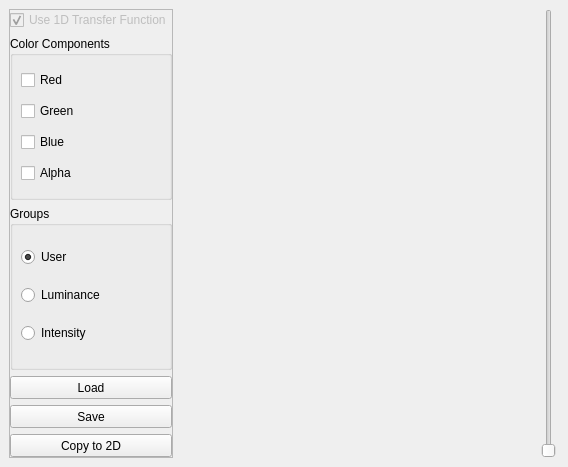
  <widget class="QDockWidget" name="dockWidget_1DTrans" >
   <property name="geometry" >
    <rect>
     <x>0</x>
     <y>1477</y>
     <width>568</width>
     <height>467</height>
    </rect>
   </property>
   <property name="minimumSize" >
    <size>
     <width>400</width>
     <height>0</height>
    </size>
   </property>
   <property name="windowTitle" >
    <string>1D Transferfunction Editor</string>
   </property>
   <attribute name="dockWidgetArea" >
    <number>8</number>
   </attribute>
   <widget class="QWidget" name="dockWidgetContents_6" >
    <property name="geometry" >
     <rect>
      <x>0</x>
      <y>22</y>
      <width>568</width>
      <height>445</height>
     </rect>
    </property>
    <layout class="QHBoxLayout" name="horizontalLayout_13" >
     <item>
      <widget class="QFrame" name="frame_9" >
       <property name="sizePolicy" >
        <sizepolicy vsizetype="Preferred" hsizetype="Fixed" >
         <horstretch>0</horstretch>
         <verstretch>0</verstretch>
        </sizepolicy>
       </property>
       <property name="frameShape" >
        <enum>QFrame::StyledPanel</enum>
       </property>
       <property name="frameShadow" >
        <enum>QFrame::Raised</enum>
       </property>
       <layout class="QGridLayout" name="gridLayout_9" >
        <property name="margin" >
         <number>0</number>
        </property>
        <item row="0" column="0" >
         <widget class="QCheckBox" name="checkBox_Use1DTrans" >
          <property name="enabled" >
           <bool>false</bool>
          </property>
          <property name="minimumSize" >
           <size>
            <width>146</width>
            <height>18</height>
           </size>
          </property>
          <property name="text" >
           <string>Use 1D Transfer Function</string>
          </property>
          <property name="checked" >
           <bool>true</bool>
          </property>
         </widget>
        </item>
        <item row="3" column="0" >
         <widget class="QFrame" name="frame_1DTransEdit" >
          <property name="frameShape" >
           <enum>QFrame::NoFrame</enum>
          </property>
          <property name="frameShadow" >
           <enum>QFrame::Raised</enum>
          </property>
          <layout class="QVBoxLayout" name="verticalLayout_23" >
           <property name="margin" >
            <number>0</number>
           </property>
           <item>
            <widget class="QGroupBox" name="groupBox_6" >
             <property name="title" >
              <string>Color Components</string>
             </property>
             <layout class="QVBoxLayout" name="verticalLayout_8" >
              <property name="spacing" >
               <number>5</number>
              </property>
              <property name="margin" >
               <number>8</number>
              </property>
              <item>
               <widget class="QCheckBox" name="checkBox_Red" >
                <property name="minimumSize" >
                 <size>
                  <width>0</width>
                  <height>18</height>
                 </size>
                </property>
                <property name="text" >
                 <string>Red</string>
                </property>
                <property name="checked" >
                 <bool>false</bool>
                </property>
               </widget>
              </item>
              <item>
               <widget class="QCheckBox" name="checkBox_Green" >
                <property name="minimumSize" >
                 <size>
                  <width>0</width>
                  <height>18</height>
                 </size>
                </property>
                <property name="text" >
                 <string>Green</string>
                </property>
                <property name="checked" >
                 <bool>false</bool>
                </property>
               </widget>
              </item>
              <item>
               <widget class="QCheckBox" name="checkBox_Blue" >
                <property name="minimumSize" >
                 <size>
                  <width>0</width>
                  <height>18</height>
                 </size>
                </property>
                <property name="text" >
                 <string>Blue</string>
                </property>
                <property name="checked" >
                 <bool>false</bool>
                </property>
               </widget>
              </item>
              <item>
               <widget class="QCheckBox" name="checkBox_Alpha" >
                <property name="minimumSize" >
                 <size>
                  <width>0</width>
                  <height>18</height>
                 </size>
                </property>
                <property name="text" >
                 <string>Alpha</string>
                </property>
               </widget>
              </item>
             </layout>
            </widget>
           </item>
           <item>
            <widget class="QGroupBox" name="groupBox_7" >
             <property name="title" >
              <string>Groups</string>
             </property>
             <layout class="QVBoxLayout" name="verticalLayout_9" >
              <property name="spacing" >
               <number>5</number>
              </property>
              <property name="margin" >
               <number>8</number>
              </property>
              <item>
               <widget class="QRadioButton" name="radioButton_User" >
                <property name="minimumSize" >
                 <size>
                  <width>0</width>
                  <height>18</height>
                 </size>
                </property>
                <property name="text" >
                 <string>User</string>
                </property>
                <property name="checked" >
                 <bool>true</bool>
                </property>
               </widget>
              </item>
              <item>
               <widget class="QRadioButton" name="radioButton_Luminance" >
                <property name="minimumSize" >
                 <size>
                  <width>0</width>
                  <height>18</height>
                 </size>
                </property>
                <property name="text" >
                 <string>Luminance</string>
                </property>
                <property name="checked" >
                 <bool>false</bool>
                </property>
               </widget>
              </item>
              <item>
               <widget class="QRadioButton" name="radioButton_Intensity" >
                <property name="minimumSize" >
                 <size>
                  <width>0</width>
                  <height>18</height>
                 </size>
                </property>
                <property name="text" >
                 <string>Intensity</string>
                </property>
               </widget>
              </item>
             </layout>
            </widget>
           </item>
           <item>
            <widget class="QPushButton" name="pushButton_Load1DTrans" >
             <property name="minimumSize" >
              <size>
               <width>0</width>
               <height>23</height>
              </size>
             </property>
             <property name="text" >
              <string>Load</string>
             </property>
            </widget>
           </item>
           <item>
            <widget class="QPushButton" name="pushButton_Save1DTrans" >
             <property name="minimumSize" >
              <size>
               <width>0</width>
               <height>23</height>
              </size>
             </property>
             <property name="text" >
              <string>Save</string>
             </property>
            </widget>
           </item>
           <item>
            <widget class="QPushButton" name="pushButton_CopyTo2D" >
             <property name="minimumSize" >
              <size>
               <width>0</width>
               <height>23</height>
              </size>
             </property>
             <property name="text" >
              <string>Copy to 2D</string>
             </property>
            </widget>
           </item>
          </layout>
         </widget>
        </item>
       </layout>
      </widget>
     </item>
     <item>
      <widget class="QFrame" name="frame_1DTrans" >
       <property name="sizePolicy" >
        <sizepolicy vsizetype="Expanding" hsizetype="Expanding" >
         <horstretch>0</horstretch>
         <verstretch>0</verstretch>
        </sizepolicy>
       </property>
       <property name="frameShape" >
        <enum>QFrame::NoFrame</enum>
       </property>
       <property name="frameShadow" >
        <enum>QFrame::Plain</enum>
       </property>
       <layout class="QVBoxLayout" name="verticalLayout_1DTrans" >
        <property name="spacing" >
         <number>0</number>
        </property>
        <property name="margin" >
         <number>0</number>
        </property>
       </layout>
      </widget>
     </item>
     <item>
      <widget class="QSlider" name="verticalSlider_1DTransHistScale" >
       <property name="minimumSize" >
        <size>
         <width>20</width>
         <height>0</height>
        </size>
       </property>
       <property name="maximumSize" >
        <size>
         <width>20</width>
         <height>16777215</height>
        </size>
       </property>
       <property name="maximum" >
        <number>2000</number>
       </property>
       <property name="orientation" >
        <enum>Qt::Vertical</enum>
       </property>
      </widget>
     </item>
    </layout>
   </widget>
  </widget>
